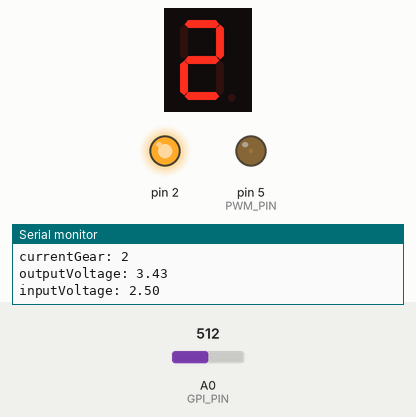
This program was run on a simulated Arduino Pro Mini, built with avr-gcc and run on an emulated ATmega328P. On the bench: 1-digit seven-segment display, output pins drawn as LEDs (lit = HIGH), the last lines printed to the serial monitor. The inputs (shaded band) are chosen by the test bench; at power-on: A0 (GPI_PIN) = 512.

Above: at 5.2 s.
5.3 s: A0 (GPI_PIN) set to 973
At 7.1 s:
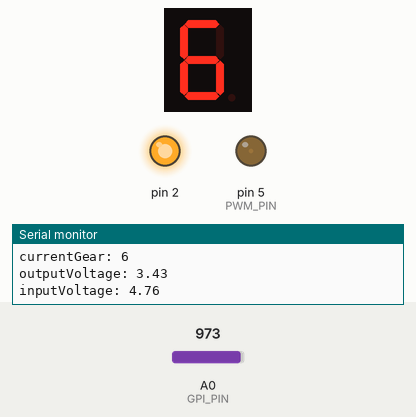
7.3 s: A0 (GPI_PIN) set to 1006
At 9.1 s:
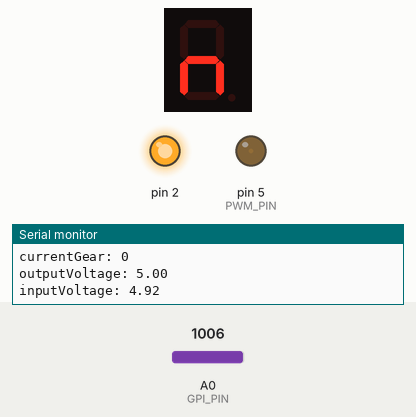
9.4 s: A0 (GPI_PIN) set to 306
At 10.9 s:
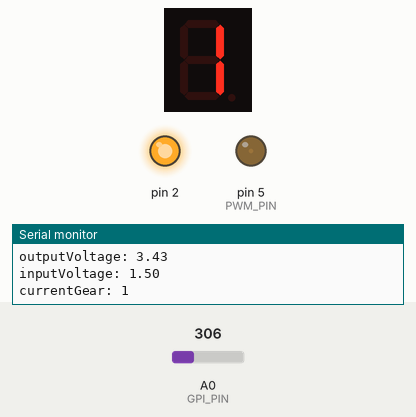
11.9 s: A0 (GPI_PIN) set to 1023
At 12.47 s:
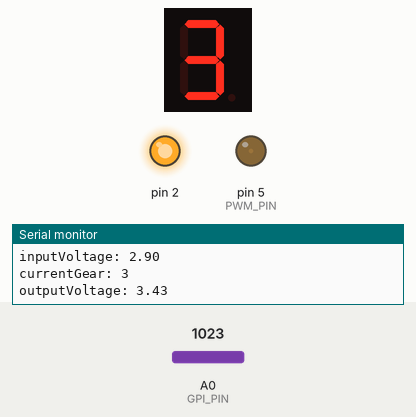
14.9 s: A0 (GPI_PIN) set to 716
At 16.6 s:
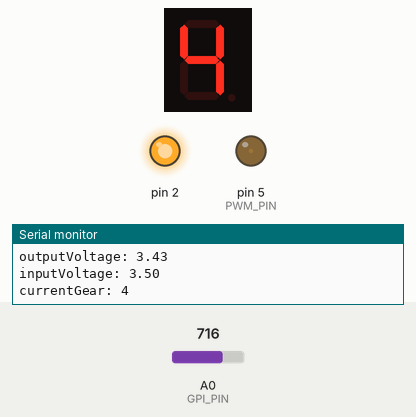
Timing chart, 0 to 18.1 s (numbered marks = the images above; inputs shaded):
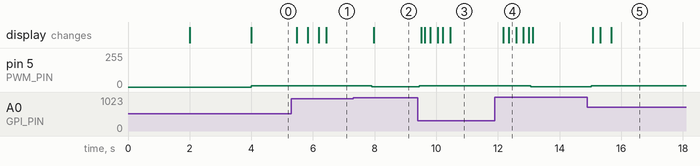

Measured:
- the behaviour switches between 990 and 991 on A0 (GPI_PIN) (found by bisection; images 1 and 2)
- after the input at 5.3 s, the display: first changes after 0.18 s (image 1 shows a later state)
- after the input at 7.3 s, pin 5 (PWM_PIN): 9/255 → 1/255 after 0.61 s; the display: changes after 0.67 s (image 2)
- after the input at 9.4 s, pin 5 (PWM_PIN): 1/255 → 9/255 after 0.05 s; the display: first changes after 0.11 s (image 3 shows a later state)
- after the input at 11.9 s, pin 5 (PWM_PIN): 9/255 → 1/255 after 1.2 s; the display: first changes after 0.27 s (image 4 shows a later state)
- after the input at 14.9 s, pin 5 (PWM_PIN): 1/255 → 9/255 after 0.12 s; the display: first changes after 0.18 s (image 5 shows a later state)

The program:

main.cpp
```cpp
#include <Arduino.h>

/*
  A-TRE

  Input:
  Voltage from bike
  GND
  Output from gear sensor (A0)

  Output:
  Modified output from gear sensor as voltage from PWM (D3)
  Digital outputs controlling sequential number display

  Gear Position Switch Voltages:
  According to forums:
  Neutral 5.00
  1st 1.36
  2nd 1.77
  3rd 2.49
  4th 3.23
  5th 4.10
  6th 4.55
  Measured on bike with multimeter:
  Neutral 5.14
  1st 1.63 - 1.65 = 1.64
  2nd 1.99 - 2.03 = 2.01
  3rd 2.73 - 2.72 = 2.73
  4th 3.45 - 3.41 = 3.43
  5th 4.30 - 4.27 = 4.28
  6th 4.70
  Measured by arduino:
  1st 1.95
  2nd 2.35
  3rd 3.04
  4th 3.70
  5th 4.37
  6th 4.68
*/
#define UseDisplay
#define UseSerial

#include <movingAvg.h>
#ifdef UseDisplay
#include <SevSeg.h>
#endif

const float gear1st = 1.95;
const float gear2nd = 2.35;
const float gear3rd = 3.04;
const float gear4th = 3.70;
const float gear5th = 4.37;
const float gear6th = 4.68;
const float neutral = 5.0;

const float treGearVoltage = 3.43; // As measured on bike with multimeter.
const float neutralVoltage = neutral;

const float Gear12 = gear1st + ((gear2nd - gear1st) / 2); // 2.15
const float Gear23 = gear2nd + ((gear3rd - gear2nd) / 2); // 2.695
const float Gear34 = gear3rd + ((gear4th - gear3rd) / 2); // 3.37
const float Gear45 = gear4th + ((gear5th - gear4th) / 2); // 4.035
const float Gear56 = gear5th + ((gear6th - gear5th) / 2); // 4.525
const float Gear6n = gear6th + ((neutral - gear6th) / 2); // 4.84

#define GPI_PIN A0
#define PWM_PIN 5

int currentGear;
float outputVoltage;
int outputDuty;

const float VOLTAGE_DIVISOR = 5.0 / 1023.0;
const int PWM_MAX = 255;
const int ADC_MAX = 1023;

#ifdef UseDisplay
SevSeg sevseg;
#endif
#ifdef UseSerial
String readString;
#endif

movingAvg mySensor(20);

void setup() {
  mySensor.begin();
#ifdef UseSerial
  Serial.begin(9600);
#endif

  pinMode(LED_BUILTIN, OUTPUT);
  pinMode(2, OUTPUT);
  digitalWrite(2, HIGH);

#ifdef UseDisplay
  byte numDigits = 1;
  byte digitPins[] = {6}; //Digits: 1,2,3,4 <--put one resistor (ex: 220 Ohms, or 330 Ohms, etc, on each digit pin)
  byte segmentPins[] = {11, 10, 12, 13, 4, 7, 8, 9}; //Segments: A,B,C,D,E,F,G,Period
  bool resistorsOnSegments = true; // 'false' means resistors are on digit pins
  byte hardwareConfig = COMMON_ANODE; // See README.md for options
  bool updateWithDelays = false; // Default 'false' is Recommended
  bool leadingZeros = false; // Use 'true' if you'd like to keep the leading zeros
  bool disableDecPoint = false; // Use 'true' if your decimal point doesn't exist or isn't connected. Then, you only need to specify 7 segmentPins[]

  sevseg.begin(hardwareConfig, numDigits, digitPins, segmentPins, resistorsOnSegments, updateWithDelays, leadingZeros, disableDecPoint);
  sevseg.setBrightness(10); //Note: 100 brightness simply corresponds to a delay of 2000us after lighting each segment. A brightness of 0
                            //is a delay of 1us; it doesn't really affect brightness as much as it affects update rate (frequency).
                            //Therefore, for a 4-digit 7-segment + pd, COMMON_ANODE display, the max update rate for a "brightness" of 100 is 1/(2000us*8) = 62.5Hz.
                            //I am choosing a "brightness" of 10 because it increases the max update rate to approx. 1/(200us*8) = 625Hz.
                            //This is preferable, as it decreases aliasing when recording the display with a video camera....I think.
  sevseg.setNumber(8,0);
  sevseg.refreshDisplay(); // Must run repeatedly; don't use blocking code (ex: delay()) in the loop() function or this won't work right
  delay(2000);
  sevseg.blank();
  sevseg.refreshDisplay(); // Must run repeatedly; don't use blocking code (ex: delay()) in the loop() function or this won't work right
  delay(2000);
#endif
}

void loop() {
  int gpiValueAvg = mySensor.reading(analogRead(GPI_PIN)); // Input sensor value to moving average and return new average
  float inputVoltage = gpiValueAvg * VOLTAGE_DIVISOR;

  if (inputVoltage < Gear12) {currentGear = 1;}
  else if (inputVoltage < Gear23) {currentGear = 2;}
  else if (inputVoltage < Gear34) {currentGear = 3;}
  else if (inputVoltage < Gear45) {currentGear = 4;}
  else if (inputVoltage < Gear56) {currentGear = 5;}
  else if (inputVoltage < Gear6n) {currentGear = 6;}
  else {currentGear = 0;}

  if (currentGear == 0) {
    outputVoltage = neutralVoltage;
#ifdef UseDisplay
    sevseg.setChars("n");
#endif
  } else {
    outputVoltage = treGearVoltage;
#ifdef UseDisplay
    sevseg.setNumber(currentGear);
#endif
  }

  outputDuty = outputVoltage * (PWM_MAX / VOLTAGE_DIVISOR);
  analogWrite(PWM_PIN, outputDuty);

#ifdef UseSerial
  Serial.print("inputVoltage: ");
  Serial.println(inputVoltage);
  Serial.print("currentGear: ");
  Serial.println(currentGear);
  Serial.print("outputVoltage: ");
  Serial.println(outputVoltage);
#endif
#ifdef UseDisplay
  sevseg.refreshDisplay(); // Must run repeatedly; don't use blocking code (ex: delay()) in the loop() function or this won't work right
#endif
}
```
